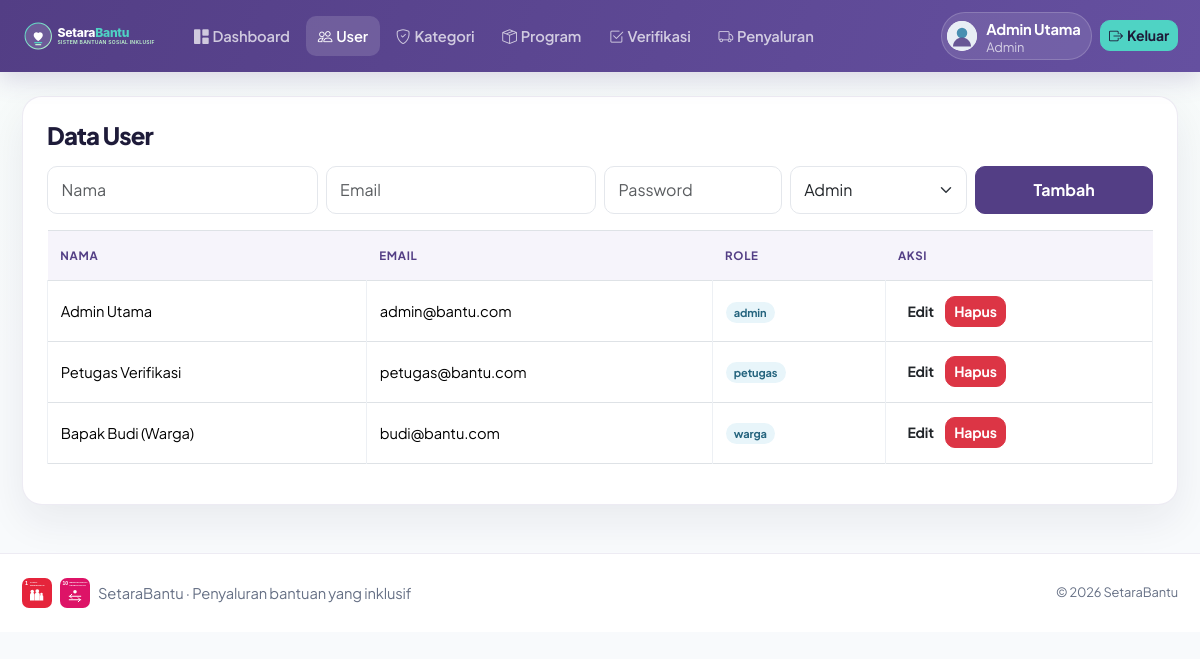
Screenshot of /user.php (signed in) with the database file from the repository.
### tables this page shows
CREATE TABLE `users` (
  `id` int(11) NOT NULL AUTO_INCREMENT,
  `nama` varchar(100) NOT NULL,
  `email` varchar(100) NOT NULL,
  `password` varchar(255) NOT NULL,
  `role` enum('admin','petugas','warga','donatur') NOT NULL,
  PRIMARY KEY (`id`),
  UNIQUE KEY `email` (`email`)
);

### user.php (the view, shortened to what this page needs)
<?php
include 'header.php';
include 'koneksi.php';
$e = isset($_GET['edit']) ? mysqli_fetch_assoc(mysqli_query($conn, "SELECT * FROM users WHERE id=" . (int)$_GET['edit'])) : null;
?>
<div class="card-sb p-4">
    <h4 class="judul-sb mb-3">Data User</h4>
    <form method="POST" class="row g-2 mb-3">
        <div class="col-md-3">
            <input type="text" name="nama" class="form-control" placeholder="Nama" value="<?= $e['nama'] ?? '' ?>" required>
        </div>
        <div class="col-md-3">
            <input type="email" name="email" class="form-control" placeholder="Email" value="<?= $e['email'] ?? '' ?>" required>
        </div>
        <div class="col-md-2">
            <input type="password" name="password" class="form-control" placeholder="<?= $e ? 'Pass Baru (Opsional)' : 'Password' ?>" <?= $e ? '' : 'required' ?>>
        </div>
        <div class="col-md-2">
            <select name="role" class="form-select">
                <?php foreach (['admin', 'petugas', 'warga'] as $r) echo "<option value='$r' " . (($e['role'] ?? '') == $r ? 'selected' : '') . ">" . ucfirst($r) . "</option>"; ?>
            </select>
        </div>
        <div class="col-md-2 d-flex gap-1"><button type="submit" name="simpan" class="btn btn-ungu w-100"><?= $e ? 'Update' : 'Tambah' ?></button><?php if ($e) echo "<a href='user.php' class='btn btn-secondary'>X</a>"; ?></div>
    </form>
    <table class="table table-bordered table-sb">
        <thead>
            <tr>
                <th>Nama</th>
                <th>Email</th>
                <th>Role</th>
                <th>Aksi</th>
            </tr>
        </thead>
        <tbody><?php $q = mysqli_query($conn, "SELECT * FROM users");
                while ($d = mysqli_fetch_assoc($q)): ?>
                <tr>
                    <td><?= $d['nama'] ?></td>
                    <td><?= $d['email'] ?></td>
                    <td><span class="badge badge-biru"><?= $d['role'] ?></span></td>
                    <td><a href="?edit=<?= $d['id'] ?>" class="btn btn-sm btn-biru">Edit</a> <a href="?hapus=<?= $d['id'] ?>" class="btn btn-sm btn-danger">Hapus</a></td>
                </tr>
            <?php endwhile; ?>
        </tbody>
    </table>
</div>
<?php
include 'footer.php';
?>

### assets/style.css (style rules this page uses)
:root { --sb-primary:#533E85;--sb-primary-dark:#40306c;--sb-secondary:#488FB1;--sb-teal:#4FD3C4;--sb-mint:#EEFAF1;--sb-bg:#F8FAFC;--sb-ink:#1E1B39;--sb-muted:#667085;--sb-border:rgba(83,62,133,.10);--sb-shadow:0 16px 40px rgba(30,27,57,.07);--ungu:var(--sb-primary);--biru:var(--sb-secondary);--toska:var(--sb-teal);--mint:var(--sb-mint) }
* { box-sizing:border-box }
html { scroll-behavior:smooth }
body { min-height:100vh;background:var(--sb-bg);color:var(--sb-ink);font-family:'Plus Jakarta Sans',Inter,system-ui,sans-serif;font-size:.92rem;letter-spacing:-.01em }
body.bg-mint { background:linear-gradient(180deg,#f7fbfa 0%,var(--sb-bg) 48%) }
a { color:var(--sb-primary) }
.card-sb { background:#fff;border:1px solid var(--sb-border);border-radius:20px;box-shadow:var(--sb-shadow) }
.judul-sb { color:var(--sb-ink);font-weight:800;letter-spacing:-.035em }
.btn { border-radius:10px;font-weight:700;transition:transform .18s,box-shadow .18s }
.btn-ungu { background:var(--sb-primary);color:#fff;border-color:var(--sb-primary) }
.form-control,.form-select { border:1px solid #e4e7ec;border-radius:10px;padding:.7rem .85rem }
.table-sb { --bs-table-bg:transparent;vertical-align:middle }
.table-sb thead th { background:#f6f4fb;color:var(--sb-primary);border:0;padding:1rem .8rem;font-size:.72rem;text-transform:uppercase;letter-spacing:.06em;white-space:nowrap }
.table-sb tbody td { border-color:#edf0f4;padding:.9rem .8rem }
.badge { border-radius:999px;padding:.45em .75em;font-weight:700 }
.badge-biru { background:#e8f5fa;color:#25647e }

### rows the page displays
users: nama "Admin Utama", email "admin@bantu.com", role "admin"
users: nama "Petugas Verifikasi", email "petugas@bantu.com", role "petugas"
users: nama "Bapak Budi (Warga)", email "budi@bantu.com", role "warga"

### other values shown
$nama "Admin Utama"
$roleLabel "Admin"
form field role "Admin"
